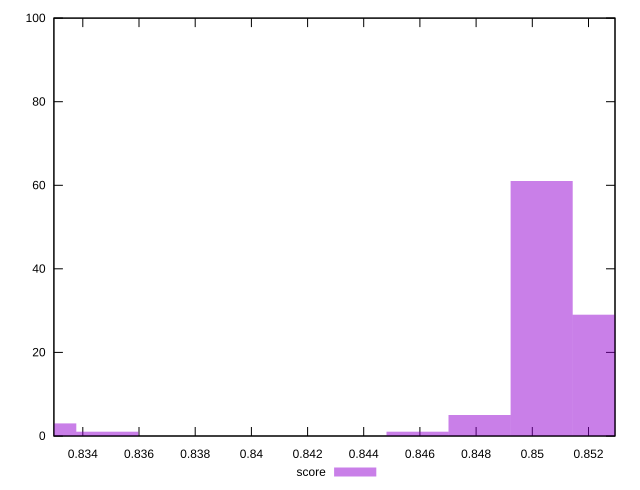

This figure's gnuplot source:
reset
set terminal svg size 640, 490 enhanced background rgb 'white'
set output "report_00007_2020-12-11T15:55:29.892Z/largest-contentful-paint/samples/pages+cached+noexternal+nofonts+nosvg+noimg+nocss/score/histogram.svg"

$score <<EOF
0.8525394549609344 29
0.8503308035232118 61
0.8481221520854891 5
0.8459135006477665 1
0.8326615920214308 3
0.8348702434591534 1
EOF

set key outside below
set boxwidth 0.002208651437722628
set yrange [0:100]
set style fill transparent solid 0.5 noborder

plot \
  $score title "score" with boxes, \


reset
